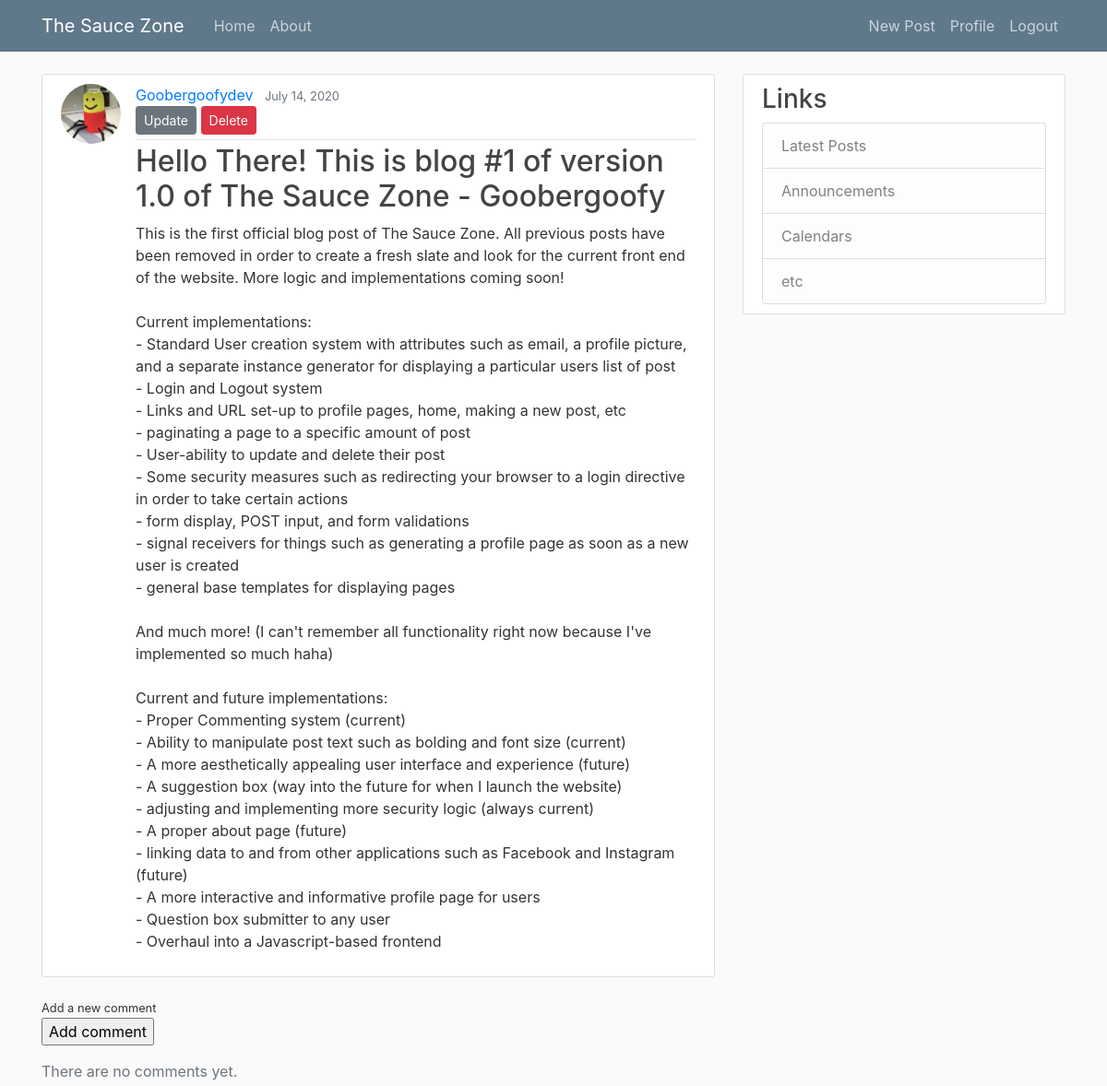
Page /post/11/ (signed in) on the committed database.
### blog/models.py (models this page shows, shortened)
class Post(models.Model):
    title = models.CharField(max_length = 100) #title w/ character field with max 100
    content = models.TextField() #unrestricted field of text
    date_posted = models.DateTimeField(default=timezone.now)
    author = models.ForeignKey(User, on_delete=models.CASCADE) #if a user is deleted, delete all their post

### users/models.py (models this page shows, shortened)
class Profile(models.Model):
    user = models.OneToOneField(User, on_delete=models.CASCADE)
    image = models.ImageField(default='default.jpg', upload_to='profile_pics') #for profile picture

### blog/views.py (the view)
# urls.py: path('post/<int:pk>/', PostDetailView.as_view(), name='post-detail'), #goes to the post with the primary key indicated, pk = "primary key"
class PostDetailView(LoginRequiredMixin, SuccessMessageMixin, DetailView):
    model = Post
    def get_context_data(self, **kwargs):
        context = super(PostDetailView, self).get_context_data(**kwargs)
        context['comments'] = Comment.objects.filter(post = self.kwargs['pk'])
        return context

### blog/templates/blog/post_detail.html (shortened to what this page needs)
{% extends "blog/base.html" %}
{% block content %}
    <article class="media content-section">
      <img class="rounded-circle article-img" src="{{ object.author.profile.image.url}}">
        <div class="media-body">
          <div class="article-metadata">
            <a class="mr-2" href="{% url 'user-post' object.author.username %}">{{ object.author }}</a>
            <small class="text-muted">{{ object.date_posted|date:"F d, Y" }}</small>
            {% if object.author == user %}
            <div>
                <a class="btn btn-secondary btn-sm mb-1" href="{% url 'post-update' object.id %}">Update</a>
                <a class="btn btn-danger btn-sm mb-1" href="{% url 'post-delete' object.id %}">Delete</a>
            </div>
            {% endif %}
          </div>
          <h2 class="article-title">{{ post.title }}</h2>
          <p class="article-content">{{ object.content }}</p>
        </div>
      </article>
      <small>Add a new comment</small>
      <form action="." method="POST">
        <p><input type="submit" value="Add comment" ></p>
      </form>
      {% for comment in comments %}
      <section class="media content-section">
        <img class="rounded-circle article=img" src="{{ comment.name.profile.image.url }}">
          <div class="media-body">
              <div class="article-metadata">
                {{ comment.name }} <small class="media-body text-muted">{{ comment.created_on|date:"F d, Y" }}</small>
                <hr></hr>
              </p>
              <div class="comment-box">
              {{ comment.body|linebreaks }}
              </div>
              </div>
          </div>
        </section>
    {% empty %}
      <p class="text-muted mb-1">There are no comments yet.</p>
    {% endfor %}
{% endblock content%}

### blog/static/blog/main.css (style rules this page uses)
body { background: #fafafa; color: #333333; margin-top: 5rem; }
h1, h2, h3, h4, h5, h6 { color: #444444; }
.content-section { background: #ffffff; padding: 10px 20px; border: 1px solid #dddddd; border-radius: 3px; margin-bottom: 20px; }
.article-title { color: #444444; }
.article-content { white-space: pre-line; }
.article-img { height: 65px; width: 65px; margin-right: 16px; }
.article-metadata { padding-bottom: 1px; margin-bottom: 4px; border-bottom: 1px solid #e3e3e3 }

### rows in the picture
Post: author.profile.image (picture), author "Goobergoofydev", date_posted "July 14, 2020", title "Hello There! This is blog #1 of version 1.0 of The Sauce Zone - Goobergoofy", content "This is the first official blog post of The Sauce Zone. All previous posts have been removed in order to create a fresh slate and look for the current front end of the website. More logic and implementations coming soon! Current implementations: - Standard User creation system with attributes such as email, a profile picture, and a separate instance generator for displaying a particular users list of post - Login and Logout system - Links and URL set-up to profile pages, home, making a new post, etc - paginating a page to a specific amount of post - User-ability to update and delete their post - Some security measures such as redirecting your browser to a login directive in order to take…"
